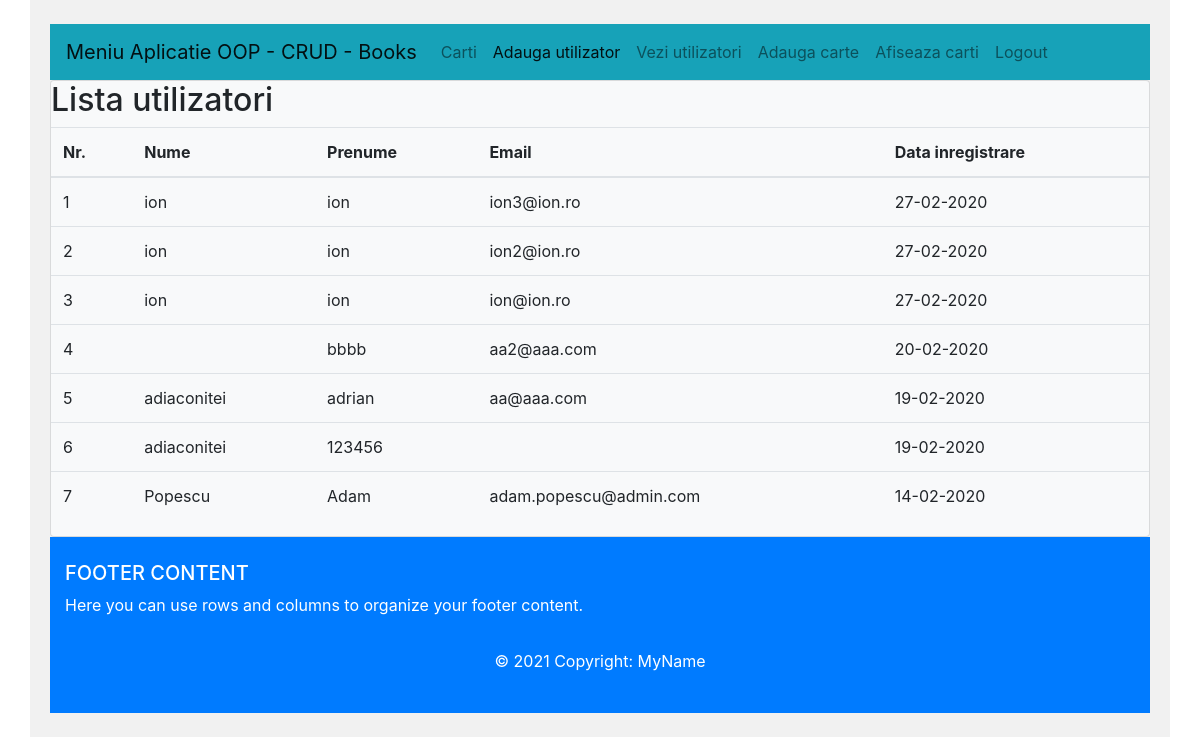
Screenshot of /rezultate.php (signed in) with the database file from the repository.
### tables this page shows
CREATE TABLE IF NOT EXISTS `users` (
  `id` int(11) NOT NULL AUTO_INCREMENT,
  `nume` varchar(55) NOT NULL,
  `prenume` varchar(55) NOT NULL,
  `email` varchar(40) NOT NULL,
  `parola` varchar(255) NOT NULL,
  `dataadaugare` timestamp NOT NULL DEFAULT CURRENT_TIMESTAMP,
  PRIMARY KEY (`id`) USING BTREE,
  UNIQUE KEY `email` (`email`)
);

### classes/User.php (called while the page is built, shortened)
<?php
class USER
{
    public function read()
    {
        $sql = "SELECT * FROM  users ORDER BY id DESC";
        $database = new Database();
        $res = mysqli_query($database->getConnection(), $sql);
        return $res;
    }
}

### classes/Database.php (called while the page is built, shortened)
<?php
class Database{
	private $connection;
	private $_host = 'localhost';
    private $_username = 'root';
    private $_password = '';
    private $_database = 'biblioteca';
	public function connect_db(){
		$this->connection = mysqli_connect($this->_host, $this->_username, $this->_password, $this->_database);
	}
	public function getConnection()
	{
		return $this->connection;
	}
}
?>

### rezultate.php (the view, shortened to what this page needs)
<!DOCTYPE html>
<html lang="en">
<?php include 'layout/head.php';?>
    <body>
        <div class="container py-4">
<?php include 'layout/meniu.php';?>
        <div class="card bg-light">
            <h2>Lista utilizatori</h2>
            <table class="table ">
                <thead>
                    <tr>
                        <th>Nr.</th>
                        <th>Nume</th>
                        <th>Prenume</th>
                        <th>Email</th>
                        <th>Data inregistrare</th>
                    </tr>
                </thead>
                <tbody>
<?php
$utilizatori = new User();
$res = $utilizatori->read();
$i=1;
while ($r = mysqli_fetch_assoc($res)): ?>
                    <tr>
                        <td><?php echo $i; ?></td>
                        <td><?php echo $r['nume']; ?></td>
                        <td><?php echo $r['prenume']; ?></td>
                        <td><?php echo $r['email']; ?></td>
                        <td><?php echo date('d-m-Y',strtotime($r['dataadaugare'])); ?></td>
                    </tr>
<?php $i++; endwhile;?>
                </tbody>
            </table>
        </div>
<?php include 'layout/footer.php';?>
        </div>
    </body>
</html>

### assets/css/style.css (style rules this page uses)
.container { background-color: #f1f1f1; padding: 20px; }

### rows the page displays
users: nume "ion", prenume "ion", email "ion3@ion.ro", dataadaugare "27-02-2020"
users: nume "ion", prenume "ion", email "ion2@ion.ro", dataadaugare "27-02-2020"
users: nume "ion", prenume "ion", email "ion@ion.ro", dataadaugare "27-02-2020"
users: prenume "bbbb", email "aa2@aaa.com", dataadaugare "20-02-2020"
users: nume "adiaconitei", prenume "adrian", email "aa@aaa.com", dataadaugare "19-02-2020"
users: nume "adiaconitei", prenume "123456", dataadaugare "19-02-2020"
users: nume "Popescu", prenume "Adam", email "adam.popescu@admin.com", dataadaugare "14-02-2020"
